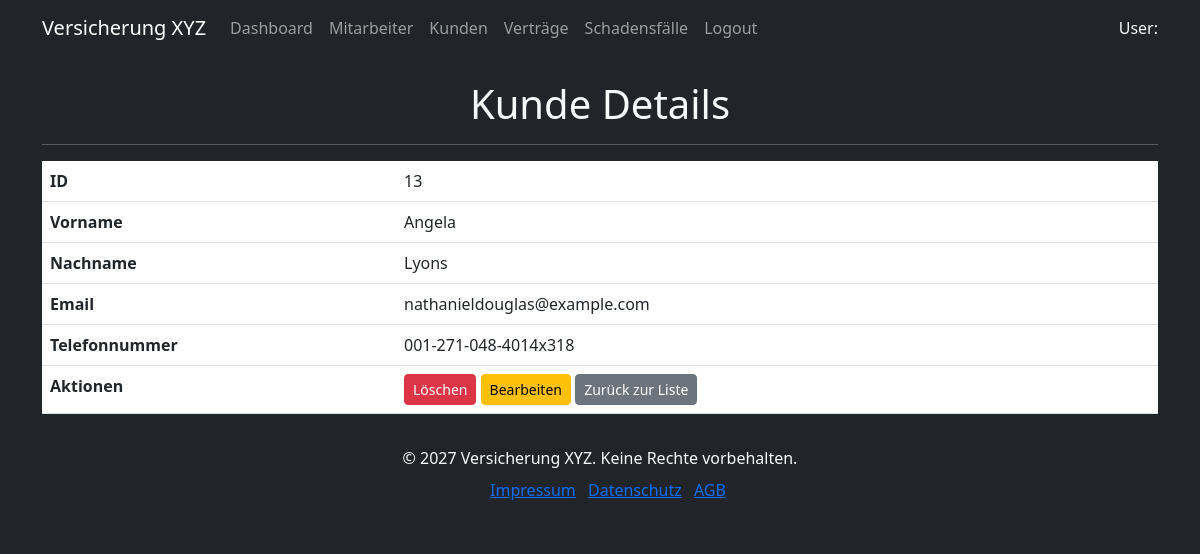
Page /versicherung/kunden/13/ on the committed database.
### versicherung/models.py (models this page shows, shortened)
class Kunde(models.Model):
    vorname = models.CharField(max_length=50)
    nachname = models.CharField(max_length=50)
    email = models.EmailField(unique=True)
    telefonnummer = models.CharField(max_length=15, unique=True)
    erstellt_am = models.DateTimeField(auto_now_add=True)
    aktualisiert_am = models.DateTimeField(auto_now=True)

### versicherung/views/kunde_views.py (the view)
# urls.py: path("kunden/<int:pk>/", kunde_detail, name="kunde_detail"),
def kunde_detail(request: HttpRequest, pk: int):
    kunde = get_object_or_404(Kunde, pk=pk)
    context = {"kunde": kunde}
    return render(request, "kunde/kunde_detail.html", context)

### versicherung/templates/kunde/kunde_detail.html
{% extends 'base.html' %}
{% block content %}
    <div class="d-flex align-items-center">
        <h1 class="m-auto">Kunde Details</h1>
    </div>
    <hr>
    <table class="table bg-dark text-light">
        <tbody>
            <tr>
                <th>ID</th>
                <td>{{ kunde.pk }}</td>
            </tr>
            <tr>
                <th>Vorname</th>
                <td>{{ kunde.vorname }}</td>
            </tr>
            <tr>
                <th>Nachname</th>
                <td>{{ kunde.nachname }}</td>
            </tr>
            <tr>
                <th>Email</th>
                <td>{{ kunde.email }}</td>
            </tr>
            <tr>
                <th>Telefonnummer</th>
                <td>{{ kunde.telefonnummer }}</td>
            </tr>
            <tr>
                <th>Aktionen</th>
                <td>
                    <a href="{% url 'kunde_delete' kunde.pk %}" class="btn btn-sm btn-danger">Löschen</a>
                    <a href="{% url 'kunde_update' kunde.pk %}" class="btn btn-sm btn-warning">Bearbeiten</a>
                    <a href="{% url 'kunde_list' %}" class="btn btn-sm btn-secondary">Zurück zur Liste</a>
                </td>
            </tr>
        </tbody>
    </table>
{% endblock %}

### rows in the picture
Kunde: pk "13", vorname "Angela", nachname "Lyons", email "nathanieldouglas@example.com", telefonnummer "001-271-048-4014x318"
